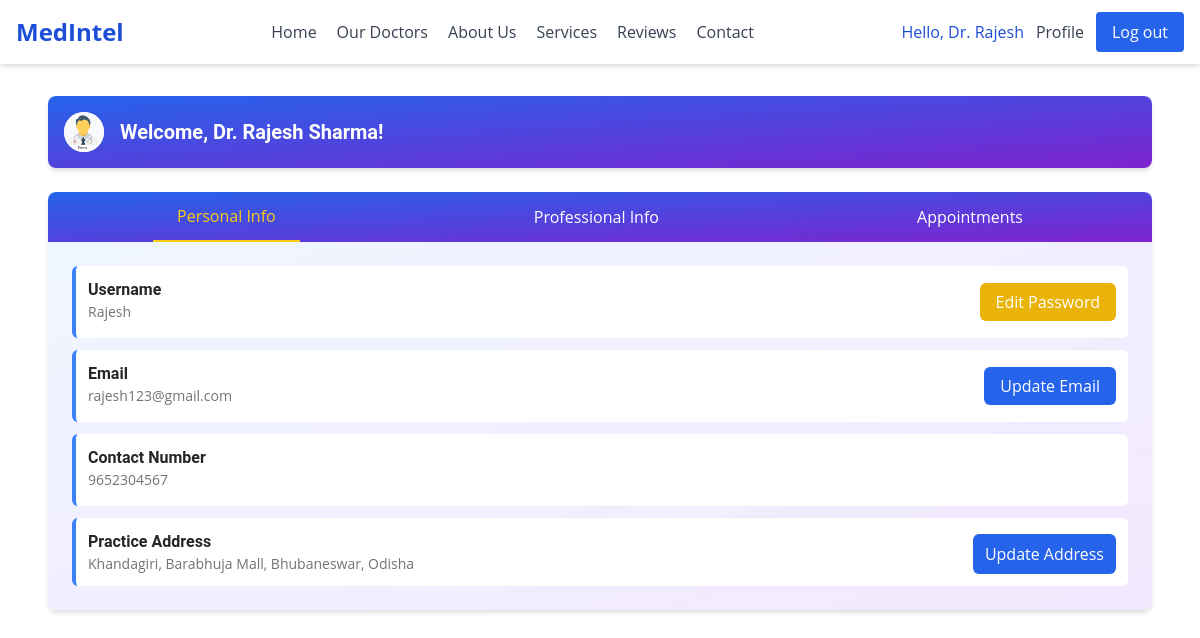
The page /doctor_page/ (signed in) on the database its author committed.
### main_app/models.py (models this page shows, shortened)
class Doctor(models.Model):
    STATUS_CHOICES = [
        ('Pending', 'Pending'),
        ('Approved', 'Approved'),
        ('Blocked', 'Blocked')
    ]
    GENDER_CHOICES = [
        ('Male', 'Male'),
        ('Female', 'Female'),
        ('Other', 'Other'),
    ]
    user = models.OneToOneField(User, on_delete=models.CASCADE, related_name='doctor')
    prac_address = models.ForeignKey(Address, on_delete=models.DO_NOTHING, null=True, blank=True)
    mobile_no = models.CharField(max_length = 20)
    gender = models.CharField(max_length = 10, choices=GENDER_CHOICES)
    medical_license_no = models.CharField(max_length = 20, unique=True)
    registration_no = models.CharField(max_length = 20, default='000000', unique=True)
    year_of_registration = models.IntegerField(default=2025)
    qualification = models.CharField(max_length = 100)
    qualification_doc = models.ForeignKey(Document, on_delete=models.DO_NOTHING, null=True, blank=True, related_name='qualification_docs')
    state_medical_council = models.CharField(max_length = 100)
    specialization = models.CharField(max_length = 100)
    aadhar_no = models.CharField(max_length=30, default='000000', unique=True)
    aadhar_doc = models.ForeignKey(Document, on_delete=models.DO_NOTHING, null=True, blank=True, related_name='aadhar_doc')
    status = models.CharField(max_length=10, choices=STATUS_CHOICES, default='Pending')
    class Meta:
        verbose_name = 'Doctor'
        verbose_name_plural = 'Doctors'

class Address(models.Model):
    address_line_one = models.CharField(max_length=255)
    locality = models.CharField(max_length=255)
    city = models.CharField(max_length=255)
    state = models.CharField(max_length=255)
    country = models.CharField(max_length=255)
    def __str__(self):
        return self.address_line_one + ', ' + self.locality + ', ' + self.city + ', ' + self.state

### main_app/views.py (the view, shortened to what this page needs)
# urls.py: path('doctor_page/', views.doctor_ui, name='doctor_ui'),
@login_required(login_url='accounts:signin_doctor')
def doctor_ui(request):
    doctor = getattr(request.user, 'doctor', None)
    if not doctor:
        messages.error(request, 'You are not logged in as a doctor.')
        return redirect('accounts:signin_doctor')
    appointments = Appointment.objects.filter(doctor=doctor)
    return render(request, 'doctor/index.html', {
        'doctor': doctor,
        'appointments': appointments,
        'APPOINTMENT_STATUS_OPTIONS': APPOINTMENT_STATUS_OPTIONS  # Pass status options to template
    })

### templates/doctor/index.html (shortened to what this page needs)
{% extends "basic.html" %}
{% load static %}
{% block extrahead %}
<script src="https://cdn.tailwindcss.com"></script>
<link rel="stylesheet" href="https://cdnjs.cloudflare.com/ajax/libs/font-awesome/6.5.1/css/all.min.css">
{% endblock extrahead %}
{% block content %}
<div class="antialiased text-gray-800 min-h-screen flex flex-col">
    <main id="main-content" class="flex-1 relative h-full">
        <div id="RolloutPageContent">
            <div class="root mx-auto px-6 py-8 max-w-6xl">
                <div class="rounded-lg shadow-md overflow-hidden mb-6">
                    <div class="bg-gradient-to-br from-blue-600 to-purple-700 p-4 flex items-center justify-between">
                        <div class="flex items-center">
                            <div class="w-10 h-10 bg-white rounded-full flex items-center justify-center mr-4 overflow-hidden">
                                <img src="{% static 'homepage/images/doctor.PNG' %}" alt="Profile Picture" class="w-full h-full object-cover">
                            </div>
                            <div class="text-white">
                                <h3 class="text-xl font-semibold">Welcome, Dr. {{ doctor.user.first_name }} {{ doctor.user.last_name }}!</h3>
                            </div>
                        </div>
                    </div>
                </div>
                <div class="bg-white rounded-lg shadow-md overflow-hidden mb-6">
                    <div class="bg-gradient-to-br from-blue-600 to-purple-700 text-white">
                        <div class="flex justify-around">
                            <button class="px-6 py-3 font-medium focus:outline-none" id="personalInfoButton">
                              Personal Info
                            </button>
                            <button class="px-6 py-3 font-medium focus:outline-none" id="professionalInfoButton">
                              Professional Info
                            </button>
                            <button class="px-6 py-3 font-medium focus:outline-none" id="appointmentsButton">
                              Appointments
                            </button>
                        </div>
                    </div>
                    <div class="p-6 bg-gradient-to-br from-blue-50 to-purple-100">
                        <div class="personal-info rounded-md" id="personalInfoSection">
                            <div class="space-y-3">
                                <div class="p-3 bg-white rounded-md border-l-4 border-blue-500">
                                    <div class="flex justify-between items-start">
                                        <div>
                                            <h3 class="font-semibold text-neutral-800">Username</h3>
                                            <p class="text-sm text-gray-800 pb-1">
                                                <span class="text-neutral-500">{{doctor.user.username}}</span>
                                            </p>
                                        </div>
                                        <div class="text-right mt-3">
                                            <a href="{% url 'password_update' %}" class="w-1/2 bg-yellow-500 hover:bg-yellow-600 text-white py-2 px-4 rounded-md text-center transition-colors font-medium">
                                                Edit Password
                                            </a>
                                        </div>
                                    </div>
                                </div>
                                <div class="p-3 bg-white rounded-md border-l-4 border-blue-500">
                                    <div class="flex justify-between items-start">
                                        <div>
                                            <h3 class="font-semibold text-neutral-800">Email</h3>
                                            <p class="text-sm text-gray-800 pb-1">
                                                <span class="text-neutral-500">{{doctor.user.email}}</span>
                                            </p>
                                        </div>
                                        <div class="text-right mt-3">
                                            <a href="{% url 'email_update' %}" class="w-1/2 bg-blue-600 hover:bg-blue-500 text-white py-2 px-4 rounded-md text-center transition-colors font-medium">
                                                Update Email
                                            </a>
                                        </div>
                                    </div>
                                </div>
                                <div class="p-3 bg-white rounded-md border-l-4 border-blue-500">
                                    <div>
                                        <h3 class="font-semibold text-neutral-800">Contact Number</h3>
                                        <p class="text-sm text-gray-800 pb-1">
                                            <span class="text-neutral-500">{{doctor.mobile_no}}</span>
                                        </p>
                                    </div>
                                </div>
                                <div class="p-3 bg-white rounded-md border-l-4 border-blue-500">
                                    <div class="flex justify-between items-start">
                                        <div>
                                            <h3 class="font-semibold text-neutral-800">Practice Address</h3>
                                            <p class="text-sm text-gray-800">
                                                {% if doctor.prac_address %}
                                                    <span class="text-neutral-500">{{doctor.prac_address}}</span>
                                                {% else %}
                                                    None
                                                {% endif %}
                                            </p>
                                        </div>
                                        <div class="text-right">
                                            <button id="openAddressModal" class="bg-blue-600 text-white px-3 py-2 mt-1 rounded-md">Update Address</button>
                                        </div>
                                    </div>
                                </div>
                            </div>
                        </div>
                    </div>
                </div>
            </div>
        </div>
    </main>
</div>
{% endblock content %}

### templates/basic.html (shortened to what this page needs)
{% load static %}
<html lang="en">
<head>
      <script src="https://cdn.tailwindcss.com"></script>
      <link rel="stylesheet" href="https://cdnjs.cloudflare.com/ajax/libs/font-awesome/6.5.1/css/all.min.css"
 />
    {% block extrahead %}{% endblock extrahead %}
</head>
<body>
    <header id="header" class="bg-white dark:bg-neutral-900 shadow-md sticky top-0 z-50">
        <nav class="mx-auto px-4 py-3">
            <div class="flex justify-between items-center">
                <div class="flex items-center">
                    <a href="#hero" class="text-2xl font-bold text-blue-700 dark:text-blue-400">
                        MedIntel
                    </a>
                </div>
                <div class="hidden md:flex space-x-5">
                    <a href="{% url 'home' %}#hero" class="text-gray-700 hover:text-blue-600 dark:text-gray-300 dark:hover:text-blue-400 transition duration-300">Home</a>
                    <a href="{% url 'our_docts' %}" class="text-gray-700 hover:text-blue-600 dark:text-gray-300 dark:hover:text-blue-400 transition duration-300">Our Doctors</a>
                    <a href="{% url 'home' %}#about" class="text-gray-700 hover:text-blue-600 dark:text-gray-300 dark:hover:text-blue-400 transition duration-300">About Us</a>
                    <a href="{% url 'home' %}#services" class="text-gray-700 hover:text-blue-600 dark:text-gray-300 dark:hover:text-blue-400 transition duration-300">Services</a>
                    <a href="{% url 'home' %}#user-reviews" class="text-gray-700 hover:text-blue-600 dark:text-gray-300 dark:hover:text-blue-400 transition duration-300">Reviews</a>
                    <a href="{% url 'home' %}#contact" class="text-gray-700 hover:text-blue-600 dark:text-gray-300 dark:hover:text-blue-400 transition duration-300">Contact</a>
                </div>
                <div class="hidden md:flex items-center space-x-3">
                    {% if user.is_authenticated %}
                        {% if user.doctor %}
                            <span class="text-blue-700 dark:text-blue-400 font-medium">Hello, Dr. {{ user.username }}</span>
                            <a href="{% url "doctor_ui" %}" class="text-gray-700 hover:text-blue-600 dark:text-gray-300 dark:hover:text-blue-400 transition duration-300">Profile</a>
                        {% endif %}
                        <button onclick="openModal()" class="bg-blue-600 text-white px-4 py-2 rounded">Log out</button>
                    {% endif %}
                </div>
            </div>
        </nav>
    </header>
    <div class="container-fluid pgcontent">
        {% block content %}{% endblock content %}
    </div>
</body>
</html>

### templates/basic.html (style rules this page uses)
h1, h2, h3, h4, h5, h6 { font-family: Roboto, sans-serif, Inter, system-ui, sans-serif; }
body { font-family: Open Sans, sans-serif, Inter, system-ui, sans-serif; scroll-behavior: smooth; }
html { scroll-behavior: smooth; }

### rows shown on the page
Doctor: user.first_name "Rajesh", user.last_name "Sharma", user.username "Rajesh", user.email "rajesh123@gmail.com", mobile_no "9652304567", prac_address "Khandagiri, Barabhuja Mall, Bhubaneswar, Odisha"

### other values the page prints
{{ user.username }} "Rajesh"
